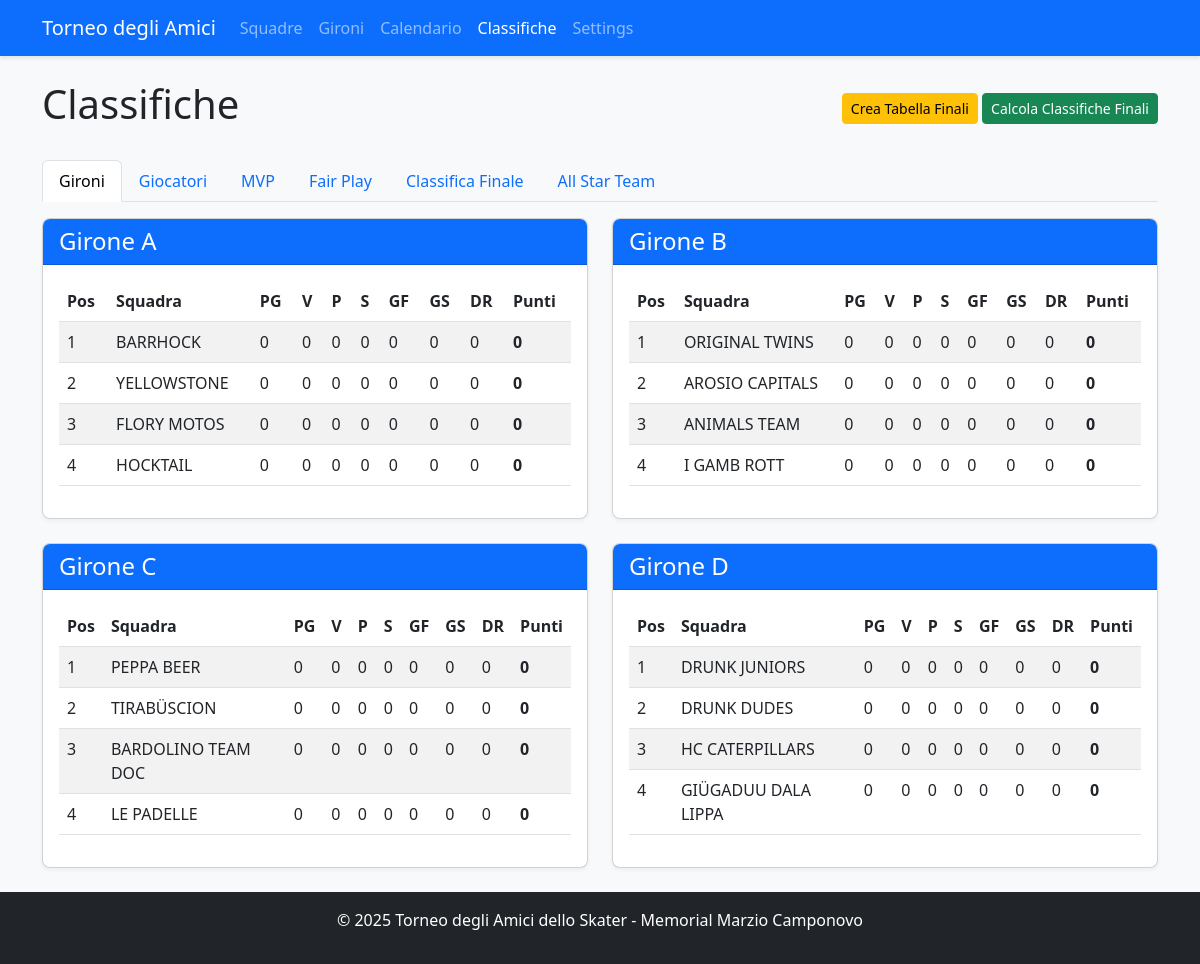
Screenshot of /standings with the database file from the repository.
### app.py (models this page shows, shortened)
class Team(db.Model):
    id = db.Column(db.Integer, primary_key=True)
    name = db.Column(db.String(100), nullable=False, unique=True)
    group = db.Column(db.String(1))  # A, B, C, or D
    group_order = db.Column(db.Integer, default=0)  # NUOVO CAMPO per l'ordinamento nel girone
    players = db.relationship('Player', backref='team', lazy=True)
    matches = db.relationship(
        'Match',
        primaryjoin="or_(Team.id == Match.team1_id, Team.id == Match.team2_id)",
        lazy=True,
        overlaps="team1,team2"
    )
    wins = db.Column(db.Integer, default=0)
    losses = db.Column(db.Integer, default=0)
    draws = db.Column(db.Integer, default=0)
    goals_for = db.Column(db.Integer, default=0)
    goals_against = db.Column(db.Integer, default=0)
    points = db.Column(db.Integer, default=0)
    @property
    def goal_difference(self):
        return self.goals_for - self.goals_against
    @property
    def games_played(self):
        return self.wins + self.losses + self.draws

### app.py (the view, shortened to what this page needs)
@app.route('/standings')
def standings():
    group_standings = {}
    for group in ['A', 'B', 'C', 'D']:
        teams = Team.query.filter_by(group=group).order_by(
            Team.points.desc(),
            (Team.goals_for - Team.goals_against).desc(),
            Team.goals_for.desc(),
            Team.group_order
        ).all()
        group_standings[group] = teams
    try:
        if db.inspect(db.engine).has_table('player_match_stats'):
            from sqlalchemy import func
            top_scorers_query = db.session.query(
                Player,
                func.sum(PlayerMatchStats.goals).label('total_goals')
            ).join(PlayerMatchStats).group_by(Player.id).having(
                func.sum(PlayerMatchStats.goals) > 0
            ).order_by(func.sum(PlayerMatchStats.goals).desc()).limit(10)
            top_scorers = []
            for player, total_goals in top_scorers_query:
                player.display_goals = total_goals
                top_scorers.append(player)
            top_assists_query = db.session.query(
                Player,
                func.sum(PlayerMatchStats.assists).label('total_assists')
            ).join(PlayerMatchStats).group_by(Player.id).having(
                func.sum(PlayerMatchStats.assists) > 0
            ).order_by(func.sum(PlayerMatchStats.assists).desc()).limit(10)
            top_assists = []
            for player, total_assists in top_assists_query:
                player.display_assists = total_assists
                top_assists.append(player)
            most_penalties_query = db.session.query(
                Player,
                func.sum(PlayerMatchStats.penalties).label('total_penalties')
            ).join(PlayerMatchStats).group_by(Player.id).having(
                func.sum(PlayerMatchStats.penalties) > 0
            ).order_by(func.sum(PlayerMatchStats.penalties).desc()).limit(10)
            most_penalties = []
            for player, total_penalties in most_penalties_query:
                player.display_penalties = total_penalties
                most_penalties.append(player)
            best_player_awards = get_best_player_awards()
    except Exception as e:
        print(f"Errore nelle statistiche: {e}")
        top_scorers = []
        top_assists = []
        most_penalties = []
        best_player_awards = []
    fair_play_ranking = get_fair_play_ranking()
    has_final_rankings = False
    try:
        if db.inspect(db.engine).has_table('final_ranking'):
            has_final_rankings = FinalRanking.query.count() > 0
        else:
            print("⚠️ Tabella final_ranking non trovata")
    except Exception as e:
        print(f"❌ Errore nel controllo final_ranking: {e}")
        has_final_rankings = False
    final_rankings = FinalRanking.query.order_by(FinalRanking.final_position).all()
    selections = AllStarTeam.query.all()
    all_star_data = {
        'Tesserati': {
            'Portiere': None,
            'Difensore_1': None,
            'Difensore_2': None,
            'Attaccante_1': None,
            'Attaccante_2': None
        },
        'Non Tesserati': {
            'Portiere': None,
            'Difensore_1': None,
            'Difensore_2': None,
            'Attaccante_1': None,
            'Attaccante_2': None
        }
    }
    for selection in selections:
        category = selection.category
        position = selection.position
        if position in all_star_data[category]:
            all_star_data[category][position] = selection.player
    teams = Team.query.order_by(Team.name).all()
    return render_template('standings.html',
                          group_standings=group_standings,
                          top_scorers=top_scorers,
                          top_assists=top_assists,
                          most_penalties=most_penalties,
                          best_player_awards=best_player_awards,
                          fair_play_ranking=fair_play_ranking,
                          has_final_rankings=has_final_rankings,
                          final_rankings=final_rankings,
                          teams=teams,
                          all_star_data=all_star_data)

### app.py (called while the page is built, shortened)
def calculate_team_penalty_minutes(team):
    try:
        if db.inspect(db.engine).has_table('player_match_stats'):
            from sqlalchemy import func
            total_penalties = db.session.query(
                func.sum(PlayerMatchStats.penalties)
            ).join(Player).filter(
                Player.team_id == team.id
            ).scalar()
            penalty_minutes = (total_penalties or 0) * 2
        else:
            total_penalties = sum(player.penalties for player in team.players)
            penalty_minutes = total_penalties * 2
        return penalty_minutes
    except Exception as e:
        print(f"Errore calcolo penalità per {team.name}: {e}")
        return 0

def get_tournament_dates():
    try:
        if db.inspect(db.engine).has_table('tournament_settings'):
            settings = TournamentSettings.query.first()
            if settings and settings.qualification_day1:
                return {
                    'qualification_day1': settings.qualification_day1,
                    'qualification_day2': settings.qualification_day2,
                    'quarterfinals_ml': settings.quarterfinals_ml_date,
                    'quarterfinals_bl': settings.quarterfinals_bl_date,
                    'semifinals_ml': settings.semifinals_ml_date,
                    'semifinals_bl': settings.semifinals_bl_date,
                    'finals': settings.finals_date
                }
    except Exception as e:
        print(f"Errore nel recupero date da settings: {e}")

@app.context_processor
def inject_tournament_dates():
    try:
        formatted_dates = format_tournament_dates()
        return {'tournament_dates': formatted_dates}
    except Exception as e:
        current_year = datetime.now().year
        return {
            'tournament_dates': {
                'qualification_day1': {
                    'date': datetime(current_year, 7, 13).date(),
                    'formatted': f'13/07/{current_year}',
                    'day_name_it': 'Sabato'
                },
                'qualification_day2': {
                    'date': datetime(current_year, 7, 14).date(),
                    'formatted': f'14/07/{current_year}',
                    'day_name_it': 'Domenica'
                }
            }
        }

    @staticmethod
    def get_team_final_position(team_id):
        ranking = FinalRanking.query.filter_by(team_id=team_id).first()
        return ranking.final_position if ranking else None

### templates/standings.html (shortened to what this page needs)
<!DOCTYPE html>
<html lang="it">
<head>
    <link rel="stylesheet" href="https://cdn.jsdelivr.net/npm/bootstrap@5.3.0/dist/css/bootstrap.min.css">
    <link rel="stylesheet" href="{{ url_for('static', filename='style.css') }}">
</head>
<body class="d-flex flex-column min-vh-100">
    <nav class="navbar navbar-expand-lg navbar-dark bg-primary">
        <div class="container">
            <a class="navbar-brand" href="{{ url_for('index') }}">Torneo degli Amici</a>
            <div class="collapse navbar-collapse" id="navbarNav">
                <ul class="navbar-nav">
                    <li class="nav-item">
                        <a class="nav-link" href="{{ url_for('teams') }}">Squadre</a>
                    </li>
                    <li class="nav-item">
                        <a class="nav-link" href="{{ url_for('groups') }}">Gironi</a>
                    </li>
                    <li class="nav-item">
                        <a class="nav-link" href="{{ url_for('schedule') }}">Calendario</a>
                    </li>
                    <li class="nav-item">
                        <a class="nav-link active" href="{{ url_for('standings') }}">Classifiche</a>
                    </li>
                    <li class="nav-item">
                        <a class="nav-link" href="{{ url_for('settings') }}">Settings</a>
                    </li>
                </ul>
            </div>
        </div>
    </nav>
    <div class="container mt-4">
        <div class="d-flex justify-content-between align-items-center">
            <h1>Classifiche</h1>
            <div>
                <form method="post" action="{{ url_for('migrate_final_ranking') }}" class="d-inline">
                    <button type="submit" class="btn btn-warning btn-sm">Crea Tabella Finali</button>
                </form>
                {% if not has_final_rankings %}
                    <form method="post" action="{{ url_for('update_final_rankings') }}" class="d-inline">
                        <button type="submit" class="btn btn-success btn-sm">Calcola Classifiche Finali</button>
                    </form>
                {% endif %}
            </div>
        </div>
        <ul class="nav nav-tabs mt-4" id="myTab" role="tablist">
            <li class="nav-item" role="presentation">
                <button class="nav-link active" id="groups-tab" data-bs-toggle="tab" data-bs-target="#groups" type="button" role="tab">Gironi</button>
            </li>
            <li class="nav-item" role="presentation">
                <button class="nav-link" id="players-tab" data-bs-toggle="tab" data-bs-target="#players" type="button" role="tab">Giocatori</button>
            </li>
            <li class="nav-item" role="presentation">
                <button class="nav-link" id="awards-tab" data-bs-toggle="tab" data-bs-target="#awards" type="button" role="tab">MVP</button>
            </li>
            <li class="nav-item" role="presentation">
                <button class="nav-link" id="fairplay-tab" data-bs-toggle="tab" data-bs-target="#fairplay" type="button" role="tab">Fair Play</button>
            </li>
            <li class="nav-item">
                <a class="nav-link" id="final-tab" data-bs-toggle="tab" href="#final" role="tab">
                     Classifica Finale
                </a>
            </li>
            <li class="nav-item">
                <a class="nav-link" id="allstar-tab" data-bs-toggle="tab" href="#allstar" role="tab">
                     All Star Team
                </a>
            </li>
        </ul>
        <div class="tab-content mt-3" id="myTabContent">
            <div class="tab-pane fade show active" id="groups" role="tabpanel">
                <div class="row">
                    {% for group, teams in group_standings.items() %}
                        <div class="col-md-6 mb-4">
                            <div class="card">
                                <div class="card-header bg-primary text-white">
                                    <h4 class="mb-0">Girone {{ group }}</h4>
                                </div>
                                <div class="card-body">
                                    <div class="table-responsive">
                                        <table class="table table-striped">
                                            <thead>
                                                <tr>
                                                    <th>Pos</th>
                                                    <th>Squadra</th>
                                                    <th>PG</th>
                                                    <th>V</th>
                                                    <th>P</th>
                                                    <th>S</th>
                                                    <th>GF</th>
                                                    <th>GS</th>
                                                    <th>DR</th>
                                                    <th>Punti</th>
                                                </tr>
                                            </thead>
                                            <tbody>
                                                {% for team in teams %}
                                                    <tr>
                                                        <td>{{ loop.index }}</td>
                                                        <td>{{ team.name }}</td>
                                                        <td>{{ team.games_played }}</td>
                                                        <td>{{ team.wins }}</td>
                                                        <td>{{ team.draws }}</td>
                                                        <td>{{ team.losses }}</td>
                                                        <td>{{ team.goals_for }}</td>
                                                        <td>{{ team.goals_against }}</td>
                                                        <td>{{ team.goal_difference }}</td>
                                                        <td><strong>{{ team.points }}</strong></td>
                                                    </tr>
                                                {% endfor %}
                                            </tbody>
                                        </table>
                                    </div>
                                </div>
                            </div>
                        </div>
                    {% endfor %}
                </div>
            </div>
        </div>
    </div>
    <footer class="bg-dark text-white py-3 mt-auto">
        <div class="container text-center">
            <p>© 2025 Torneo degli Amici dello Skater - Memorial Marzio Camponovo</p>
        </div>
    </footer>
</body>
</html>

### static/style.css (style rules this page uses)
body { font-family: "Segoe UI", Tahoma, Geneva, Verdana, sans-serif; background-color: #f8f9fa; }
.navbar { box-shadow: 0 2px 4px rgba(0, 0, 0, 0.1); }
.card { box-shadow: 0 2px 4px rgba(0, 0, 0, 0.05); border-radius: 8px; overflow: hidden; }
.card-header { font-weight: 600; }
.table th { font-weight: 600; }
.btn { border-radius: 4px; }
footer { margin-top: 2rem; }

### rows the page displays
Team: name "BARRHOCK", games_played "0", wins "0", draws "0", losses "0", goals_for "0", goals_against "0", goal_difference "0", points "0"
Team: name "YELLOWSTONE", games_played "0", wins "0", draws "0", losses "0", goals_for "0", goals_against "0", goal_difference "0", points "0"
Team: name "FLORY MOTOS", games_played "0", wins "0", draws "0", losses "0", goals_for "0", goals_against "0", goal_difference "0", points "0"
Team: name "HOCKTAIL", games_played "0", wins "0", draws "0", losses "0", goals_for "0", goals_against "0", goal_difference "0", points "0"
Team: name "ORIGINAL TWINS", games_played "0", wins "0", draws "0", losses "0", goals_for "0", goals_against "0", goal_difference "0", points "0"
Team: name "AROSIO CAPITALS", games_played "0", wins "0", draws "0", losses "0", goals_for "0", goals_against "0", goal_difference "0", points "0"
Team: name "ANIMALS TEAM", games_played "0", wins "0", draws "0", losses "0", goals_for "0", goals_against "0", goal_difference "0", points "0"
Team: name "I GAMB ROTT", games_played "0", wins "0", draws "0", losses "0", goals_for "0", goals_against "0", goal_difference "0", points "0"
Team: name "PEPPA BEER", games_played "0", wins "0", draws "0", losses "0", goals_for "0", goals_against "0", goal_difference "0", points "0"
Team: name "TIRABÜSCION", games_played "0", wins "0", draws "0", losses "0", goals_for "0", goals_against "0", goal_difference "0", points "0"
Team: name "BARDOLINO TEAM DOC", games_played "0", wins "0", draws "0", losses "0", goals_for "0", goals_against "0", goal_difference "0", points "0"
Team: name "LE PADELLE", games_played "0", wins "0", draws "0", losses "0", goals_for "0", goals_against "0", goal_difference "0", points "0"
Team: name "DRUNK JUNIORS", games_played "0", wins "0", draws "0", losses "0", goals_for "0", goals_against "0", goal_difference "0", points "0"
Team: name "DRUNK DUDES", games_played "0", wins "0", draws "0", losses "0", goals_for "0", goals_against "0", goal_difference "0", points "0"
Team: name "HC CATERPILLARS", games_played "0", wins "0", draws "0", losses "0", goals_for "0", goals_against "0", goal_difference "0", points "0"
Team: name "GIÜGADUU DALA LIPPA", games_played "0", wins "0", draws "0", losses "0", goals_for "0", goals_against "0", goal_difference "0", points "0"

### other values shown
{{ group }} "A" "B" "C" "D"
